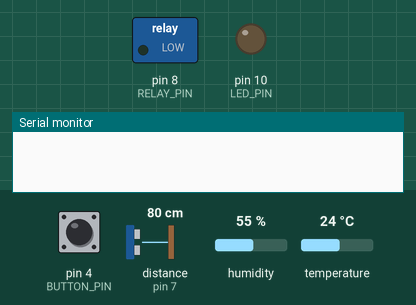
Bench run of a sketch on a simulated Arduino Uno, built with avr-gcc and run on an emulated ATmega328P. On the bench: switched loads named in the sketch (green lamp = pin HIGH), output pins drawn as LEDs (lit = HIGH), the last lines printed to the serial monitor. The inputs (shaded band) are chosen by the test bench; at power-on: pin 4 (BUTTON_PIN) LOW, distance to the obstacle (sensor on pin 7) 80 cm, temperature 24 °C, humidity 55 %. The echo pulse lasts 58.3 µs per cm; pins used as bus, display or sensor lines are not drawn.

Above: at 1.2 s.
1.3 s: pin 4 (BUTTON_PIN) pulled HIGH for 0.15 s
3.1 s: distance to the obstacle (sensor on pin 7) set to 13 cm
4.6 s: distance to the obstacle (sensor on pin 7) set to 10 cm
At 5.8 s:
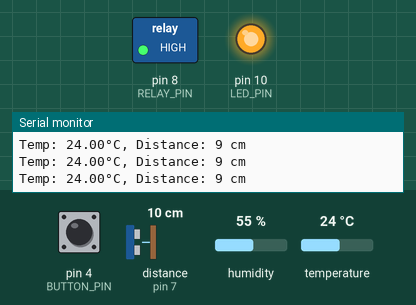
6.1 s: temperature set to 22 °C
At 8.6 s:
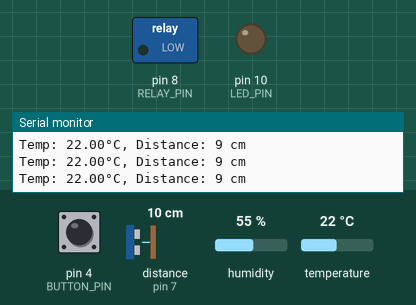
9.1 s: pin 4 (BUTTON_PIN) pulled HIGH for 1 s
Timing chart, 0 to 12.1 s (numbered marks = the images above; inputs shaded):
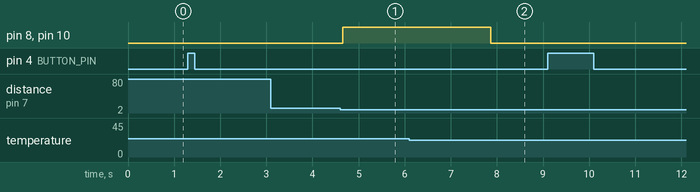

The sketch:

arduino-uno.ino
```cpp
#include <DHT.h>

#define DHTPIN 2
#define DHTTYPE DHT11
DHT dht(DHTPIN, DHTTYPE);

#define TRIG_PIN 6
#define ECHO_PIN 7
#define RELAY_PIN 8
#define LED_PIN 10
#define BUTTON_PIN 4

const int tempThreshold = 23;
const int distanceThreshold = 10;

bool systemActive = false;
bool lastButtonState = LOW;

void setup() {
  Serial.begin(9600);
  dht.begin();

  pinMode(TRIG_PIN, OUTPUT);
  pinMode(ECHO_PIN, INPUT);
  pinMode(RELAY_PIN, OUTPUT);
  pinMode(LED_PIN, OUTPUT);
  pinMode(BUTTON_PIN, INPUT);

  digitalWrite(RELAY_PIN, LOW);
  digitalWrite(LED_PIN, LOW);
}

void loop() {
  // --- Toggle system on button press ---
  bool currentButtonState = digitalRead(BUTTON_PIN);
  if (currentButtonState == HIGH && lastButtonState == LOW) {
    systemActive = !systemActive;
    Serial.println(systemActive ? "System ACTIVATED" : "System DEACTIVATED");
    delay(300); // debounce delay
  }
  lastButtonState = currentButtonState;

  // --- Only run sensors if system is active ---
  if (systemActive) {
    float temperature = dht.readTemperature();

    digitalWrite(TRIG_PIN, LOW);
    delayMicroseconds(2);
    digitalWrite(TRIG_PIN, HIGH);
    delayMicroseconds(10);
    digitalWrite(TRIG_PIN, LOW);

    long duration = pulseIn(ECHO_PIN, HIGH);
    int distance = duration * 0.034 / 2;

    Serial.print("Temp: ");
    Serial.print(temperature);
    Serial.print("°C, Distance: ");
    Serial.print(distance);
    Serial.println(" cm");

    // --- Control Relay and LED based on both conditions ---
    if (temperature > tempThreshold && distance <= distanceThreshold) {
      digitalWrite(RELAY_PIN, HIGH);
      digitalWrite(LED_PIN, HIGH);
    } else {
      digitalWrite(RELAY_PIN, LOW);
      digitalWrite(LED_PIN, LOW);
    }

  } else {
    digitalWrite(RELAY_PIN, LOW);
    digitalWrite(LED_PIN, LOW);
  }

  delay(100); // minimal delay for better responsiveness
}
```

Measured:
- the behaviour switches between 12 and 11 cm on distance to the obstacle (sensor on pin 7) (found by bisection; images 0 and 1)
- the behaviour switches between 24 and 23 °C on temperature (found by bisection; images 1 and 2)
- after the input at 4.6 s, pin 8 (RELAY_PIN), pin 10 (LED_PIN): LOW → HIGH after 0.06 s
- after the input at 6.1 s, pin 8 (RELAY_PIN), pin 10 (LED_PIN): HIGH → LOW after 1.8 s
